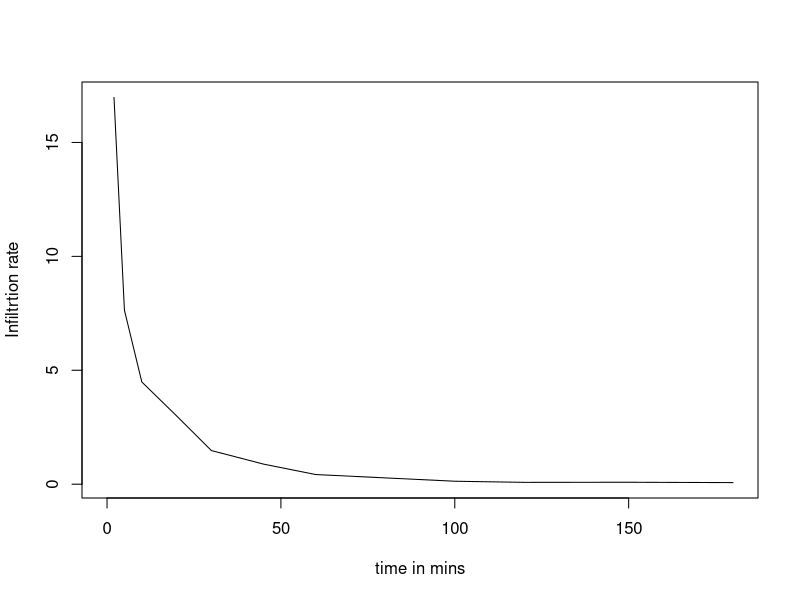

This chart was generated by the following R code:
# page no: 149

D = 30;
A = pi*D^2/4;
V = c(0, 200, 470, 840, 1405, 1840, 2245, 2510, 2745, 2885, 2990, 3130, 3270);
t = c(0, 2, 5, 10, 20, 30, 45, 60, 80, 100, 120, 150, 180); 
dt = vector(length=13)
F = vector(length=13)
Fd = vector(length=13)
for ( i in  2:13) dt[i] = (t[i]-t(i-1))/60;
for ( i in  1:13) F[i] = V[i]/A;
Fd[1] = F[1];
for ( i in  2:13) Fd[i] = F[i]-F[i-1];
ft = Fd/dt;
avg10 = F[4]*60/10;
avg30 = F[6]*60/30;
print(avg10);
print(avg30);
plot(t,ft, xlab = "time in mins", ylab = "Infiltrtion rate", type='l')
